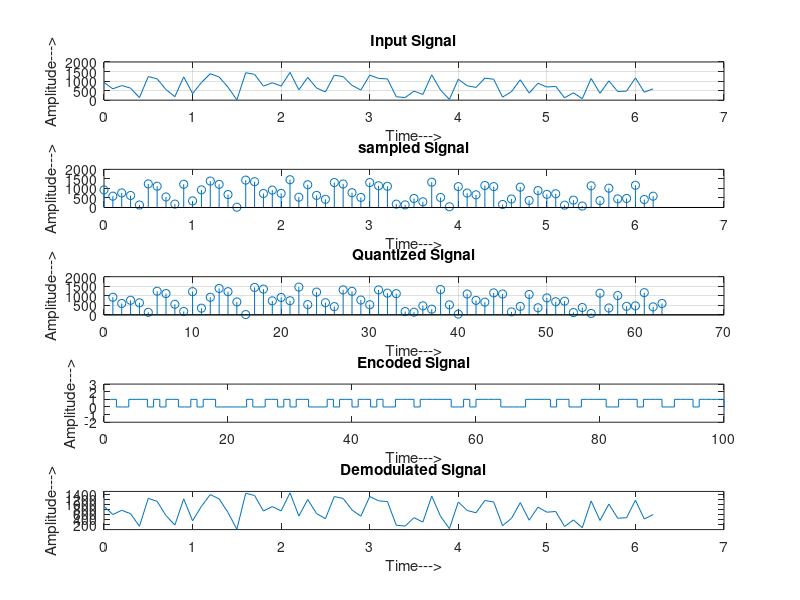
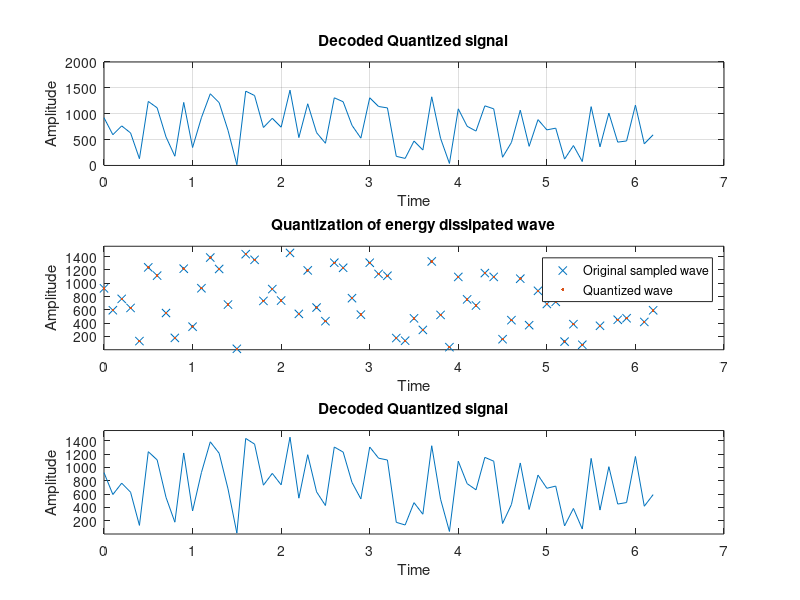

Here is the MATLAB script that generated these plots, in order:
%% Energy dissipation senario 
 
clc;
clear all;
close all;
 
t = [0:.1:2*pi];
smax =  1500;
smin = 0.8;
s = smin + (smax-smin)*rand(1,length(t));
figure(1)
subplot(5,1,1)
plot(t, s)
title('Input Signal');
ylabel('Amplitude--->');
xlabel('Time--->');
grid

subplot(5,1,2)
stem(t,s)
title('sampled Signal');
ylabel('Amplitude--->');
xlabel('Time--->');

%  Quantization Process

 vmax=1500;
 vmin=0.8;
 del=(vmax-vmin)/256;
 part=vmin:del:vmax;        % level are between vmin and vmax with difference of del
 code=vmin-(del/2):del:vmax+(del/2);   % Contaion Quantized valuses 
 [ind,q]=quantiz(s,part,code);     % Quantization process
  % ind contain index number and q contain quantized  values
 l1=length(ind);
 l2=length(q);
  
 for i=1:l1
    if(ind(i)~=0)        % To make index as binary decimal so started from 0 to N
       ind(i)=ind(i)-1;
    end 
    i=i+1;
 end   
  for i=1:l2
     if(q(i)==vmin-(del/2))   % To make quantize value inbetween the levels
         q(i)=vmin+(del/2);
     end
 end    
 subplot(5,1,3);
 stem(q);grid on;     % Display the Quantize values
 title('Quantized Signal');
 ylabel('Amplitude--->');
 xlabel('Time--->');
  
 %  Encoding Process
%  figure
 code=de2bi(ind,'left-msb');     % Cnvert the decimal to binary
 k=1;
for i=1:l1
    for j=1:8
        coded(k)=code(i,j);    % convert code matrix to a coded row vector
        j=j+1;
        k=k+1;
    end
    i=i+1;
end
 subplot(5,1,4); grid on;
 stairs(coded);     % Display the encoded signal
axis([0 100 -2 3]);  title('Encoded Signal');
 ylabel('Amplitude--->');
 xlabel('Time--->');
 
 %   Demodulation Of PCM signal
 
 qunt=reshape(coded,8,length(coded)/8);
 index=bi2de(qunt','left-msb');      % Getback the index in decimal form
 q=del*index+vmin+(del/2);           % getback Quantized values
 subplot(5,1,5); grid on;
 plot(t,q);                          % Plot Demodulated signal
 axis([0 7 0.8 1511])
 title('Demodulated Signal');
 ylabel('Amplitude--->');
 xlabel('Time--->');
 
partition = [0.8:.2:1500];

codebook = [0.5:.2:1500]; % Codebook length must be equal to the number of partition intervals

%quantiz Produce a quantization index and a quantized output value.
[index,quants] = quantiz(s,partition,codebook);

figure(2)
subplot(3,1,1)
plot(t, s)
xlabel('Time')
ylabel('Amplitude')
title('Decoded Quantized signal');
grid

subplot(3,1,2)
plot(t,s,'x',t,quants,'.')
title('Quantization of energy dissipated wave')
xlabel('Time')
ylabel('Amplitude')
legend('Original sampled wave','Quantized wave');
axis([0 7 0.8 1555])

% There is no decode quantizer function in this toolbox. 
% The decode computation can be done using the command Y = CODEBOOK(INDX+1).

dq=codebook(index+1);
subplot(3,1,3)
plot(t,dq)
axis([0 7 0.8 1555]);
xlabel('Time')
ylabel('Amplitude')
title('Decoded Quantized signal');